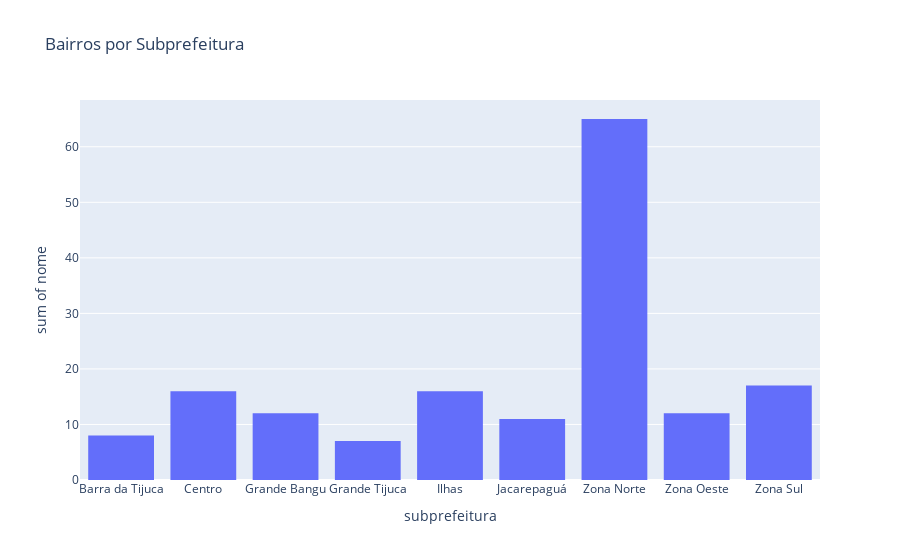

Notebook code cell kept with this figure:
### Code cell
qt_bairroSubprefeitura = bairro.groupby('subprefeitura').agg({'nome':'count'}).reset_index()

fig = px.histogram(qt_bairroSubprefeitura, x='subprefeitura', y='nome', title='Bairros por Subprefeitura')
fig.show()

### Figure 1 — Plotly figure (JSON) as saved in the notebook; plotly's stock layout.template omitted (floating-point values rounded to 4 significant figures)
{"data": [{"alignmentgroup": "True", "bingroup": "x", "histfunc": "sum", "hovertemplate": "subprefeitura=%{x}<br>sum of nome=%{y}<extra></extra>", "legendgroup": "", "marker": {"color": "#636efa", "pattern": {"shape": ""}}, "name": "", "offsetgroup": "", "orientation": "v", "showlegend": false, "type": "histogram", "x": ["Barra da Tijuca", "Centro", "Grande Bangu", "Grande Tijuca", "Ilhas", "Jacarepaguá", "Zona Norte", "Zona Oeste", "Zona Sul"], "xaxis": "x", "y": [8, 16, 12, 7, 16, 11, 65, 12, 17], "yaxis": "y"}], "layout": {"barmode": "relative", "legend": {"tracegroupgap": 0}, "title": {"text": "Bairros por Subprefeitura"}, "xaxis": {"anchor": "y", "domain": [0, 1], "title": {"text": "subprefeitura"}}, "yaxis": {"anchor": "x", "domain": [0, 1], "title": {"text": "sum of nome"}}}}
